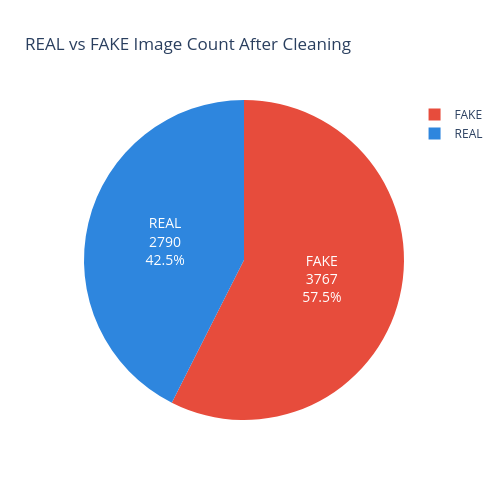

Here is the notebook cell this chart was saved with:
### Markdown cell above
#### Using Plotly:

### Code cell
label_counts = deepfake_df['label'].value_counts().reset_index()
label_counts.columns = ['Label', 'Count']

# Create pie chart
fig = px.pie(
    label_counts,
    names='Label',
    values='Count',
    title='REAL vs FAKE Image Count After Cleaning',
    color='Label',
    color_discrete_map={
        'REAL': '#2E86DE',
        'FAKE': '#E74C3C'
    },
    hole=0
        # Regular pie chart
)

# Display count and percentage
fig.update_traces(
    textinfo='label+value+percent',
    textposition='inside',
    textfont_size=14
)

# Update layout
fig.update_layout(
    height=500,
    width=500
)

fig.show()

joblib.dump(fig, r"C:\Users\jagad\Documents\my_classes\Tasks\my_projects\Deep_Fake_project_final\models\real_vs_fake_image_count_before_cleaning.pkl")

print(" real_vs_fake_image_count_before_cleaning saved as pkl file")

### Figure 1 — Plotly figure (JSON) as saved in the notebook; plotly's stock layout.template omitted (floating-point values rounded to 4 significant figures)
{"data": [{"customdata": [["FAKE"], ["REAL"]], "domain": {"x": [0, 1], "y": [0, 1]}, "hole": 0, "hovertemplate": "Label=%{customdata[0]}<br>Count=%{value}<extra></extra>", "labels": ["FAKE", "REAL"], "legendgroup": "", "marker": {"colors": ["#E74C3C", "#2E86DE"]}, "name": "", "showlegend": true, "textfont": {"size": 14}, "textinfo": "label+value+percent", "textposition": "inside", "type": "pie", "values": [3767, 2790]}], "layout": {"height": 500, "legend": {"tracegroupgap": 0}, "title": {"text": "REAL vs FAKE Image Count After Cleaning"}, "width": 500}}
